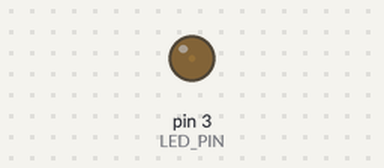
The sketch below on a simulated Arduino Uno, built with avr-gcc and run on an emulated ATmega328P. On the bench: output pins drawn as LEDs (lit = HIGH).

Above: at 0.05 s.
At 1.15 s:
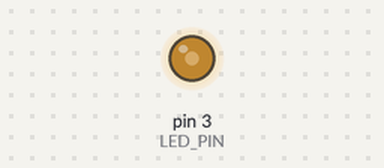
At 2.3 s:
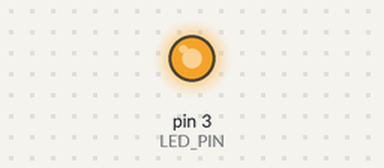
At 4.6 s:
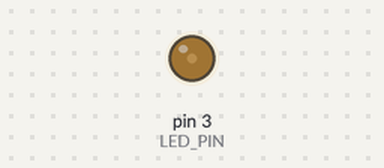
Timing chart, 0 to 6.7 s (numbered marks = the images above):
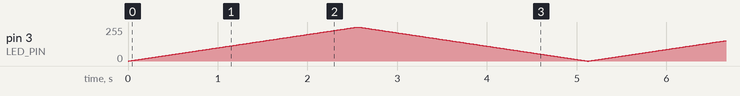

The sketch:

fade.ino
```cpp
// (licence header left out)
#define LED_PIN 3

void setup()
{
  pinMode(LED_PIN, OUTPUT);
}

void loop()
{
  increaseLight(LED_PIN);
  decreaseLight(LED_PIN);
}

void increaseLight(int ledPin)
{
  for (int i = 0; i <= 255; i++) {
    analogWrite(ledPin, i);

    delay(10);
  }
}

void decreaseLight(int ledPin)
{
  for (int i = 255; i >= 0; i--) {
    analogWrite(ledPin, i);

    delay(10);
  }
}
```
